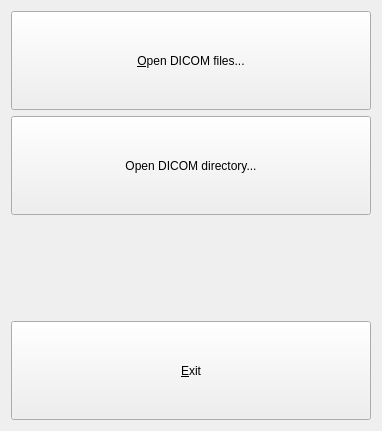
<?xml version="1.0" encoding="UTF-8"?>
<ui version="4.0">
 <class>StartupMenu</class>
 <widget class="QWidget" name="StartupMenu">
  <property name="geometry">
   <rect>
    <x>0</x>
    <y>0</y>
    <width>382</width>
    <height>431</height>
   </rect>
  </property>
  <property name="windowTitle">
   <string>Form</string>
  </property>
  <layout class="QGridLayout" name="gridLayout">
   <item row="0" column="0">
    <layout class="QVBoxLayout" name="verticalLayout">
     <item>
      <widget class="QPushButton" name="btnOpenDICOMFiles">
       <property name="sizePolicy">
        <sizepolicy hsizetype="Preferred" vsizetype="Preferred">
         <horstretch>0</horstretch>
         <verstretch>0</verstretch>
        </sizepolicy>
       </property>
       <property name="minimumSize">
        <size>
         <width>100</width>
         <height>75</height>
        </size>
       </property>
       <property name="maximumSize">
        <size>
         <width>400</width>
         <height>100</height>
        </size>
       </property>
       <property name="text">
        <string>&amp;Open DICOM files...</string>
       </property>
       <property name="icon">
        <iconset theme="document-open"/>
       </property>
      </widget>
     </item>
     <item>
      <widget class="QPushButton" name="pushButton_3">
       <property name="sizePolicy">
        <sizepolicy hsizetype="Preferred" vsizetype="Preferred">
         <horstretch>0</horstretch>
         <verstretch>0</verstretch>
        </sizepolicy>
       </property>
       <property name="minimumSize">
        <size>
         <width>100</width>
         <height>75</height>
        </size>
       </property>
       <property name="maximumSize">
        <size>
         <width>400</width>
         <height>100</height>
        </size>
       </property>
       <property name="text">
        <string>Open DICOM directory...</string>
       </property>
      </widget>
     </item>
     <item>
      <spacer name="verticalSpacer">
       <property name="orientation">
        <enum>Qt::Vertical</enum>
       </property>
       <property name="sizeType">
        <enum>QSizePolicy::Fixed</enum>
       </property>
       <property name="sizeHint" stdset="0">
        <size>
         <width>100</width>
         <height>100</height>
        </size>
       </property>
      </spacer>
     </item>
     <item>
      <widget class="QPushButton" name="btnExit">
       <property name="minimumSize">
        <size>
         <width>100</width>
         <height>50</height>
        </size>
       </property>
       <property name="maximumSize">
        <size>
         <width>400</width>
         <height>100</height>
        </size>
       </property>
       <property name="text">
        <string>&amp;Exit</string>
       </property>
       <property name="icon">
        <iconset theme="application-exit"/>
       </property>
       <property name="checkable">
        <bool>false</bool>
       </property>
      </widget>
     </item>
    </layout>
   </item>
  </layout>
 </widget>
 <resources/>
 <connections/>
</ui>
